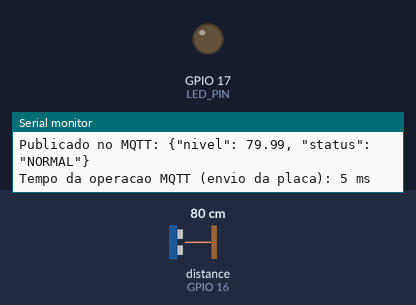
Bench run of a sketch on a simulated ESP32. Parts: output pins drawn as LEDs (lit = HIGH), the last lines printed to the serial monitor. Wiring (inferred from the names in the program): ultrasonic range finder: trigger GPIO 4; echo GPIO 16. The inputs (shaded band) are chosen by the test bench; at power-on: distance to the obstacle (sensor on GPIO 16) 80 cm. The echo pulse lasts 58.3 µs per cm; WiFi joins after 1.5 s; servers stay silent unless stated; random numbers use the default seed unless the sketch sets one; no MQTT or app messages arrive unless stated; pins used as bus, display or sensor lines are not drawn.

Above: at 2.7 s.
2.8 s: distance to the obstacle (sensor on GPIO 16) set to 12 cm
4.8 s: distance to the obstacle (sensor on GPIO 16) set to 9 cm
At 6.2 s:
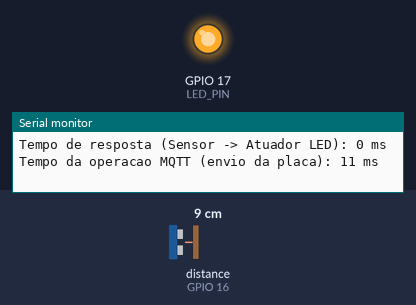
Timing chart, 0 to 7.8 s (numbered marks = the images above; inputs shaded):
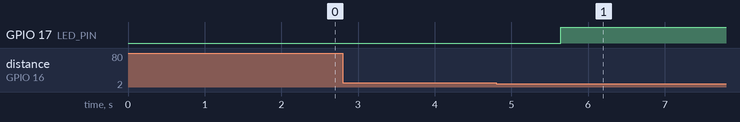

Measured:
- the behaviour switches between 11 and 10 cm on distance to the obstacle (sensor on GPIO 16) (found by bisection; images 0 and 1)
- after the input at 4.8 s, GPIO 17 (LED_PIN): LOW → HIGH after 0.84 s

The sketch:

monitoramento_nivel.ino
```cpp
#include <WiFi.h>          // Inclui a biblioteca para gerenciar a conexão Wi-Fi no ESP32.
#include <PubSubClient.h>  // Inclui a biblioteca para comunicação via protocolo MQTT.

// --- Definições de Pinos do ESP32 ---
// Estes são os pinos GPIO (General Purpose Input/Output) do seu ESP32.
#define TRIG_PIN 4  // Pino digital (GPIO) 4: Usado para enviar o pulso do sensor ultrassônico.
#define ECHO_PIN 16 // Pino digital (GPIO) 16: Usado para receber o eco do sensor ultrassônico.
#define LED_PIN 17  // Pino digital (GPIO) 17: Usado para controlar o LED de alerta.

// --- Configurações do Sensor e Limites de Nível de Água ---
// Alcance máximo confiável do sensor HC-SR04 em centímetros.
// Leituras acima disso podem ser ruído ou fora da capacidade do sensor.
#define MAX_SENSOR_RANGE_CM 400
// Alcance mínimo confiável do sensor HC-SR04 em centímetros.
// Leituras abaixo disso podem ser imprecisas ou indicar um erro.
#define MIN_SENSOR_RANGE_CM 2
// Nível de água crítico em centímetros: se a distância do sensor à água for MENOR que este valor, o nível é considerado "perto do sensor".
// Para um sensor instalado no topo de um reservatório, uma distância < 10cm significa que o nível da água está BEM ALTO.
// Se a intenção é alertar para "nível baixo de água", a lógica teria que ser `distanciaCm > LIMITE_DE_NIVEL_BAIXO_CM`.
// Mantendo a lógica atual: LED acende quando a água está bem perto do sensor (nível alto).
#define CRITICAL_LEVEL_CM 10

// --- Credenciais Wi-Fi (Para a simulação no Wokwi) ---
// Nome da rede Wi-Fi que o simulador Wokwi fornece. É uma rede aberta e gratuita para testes.
const char* ssid = "Wokwi-GUEST";
// Senha da rede Wi-Fi. Para "Wokwi-GUEST", a senha é vazia.
const char* password = "";

// --- Configurações do Broker MQTT ---
// Endereço do broker MQTT público 'test.mosquitto.org'. Este servidor é amplamente usado para testes e não requer autenticação.
const char* mqtt_server = "test.mosquitto.org";
// Porta padrão para o protocolo MQTT não criptografado (conexão normal).
const int mqtt_port = 1883;
// Tópico MQTT onde os dados de nível de água serão publicados.
// Clientes externos podem assinar este tópico para receber os dados em tempo real.
const char* mqtt_topic_publish = "nivelagua/status";

// --- Objetos para Gerenciamento de Conexão ---
// Objeto que permite ao ESP32 atuar como um cliente Wi-Fi para se conectar à internet.
WiFiClient espClient;
// Objeto que gerencia a comunicação MQTT (publicar/assinar mensagens) usando o cliente Wi-Fi.
PubSubClient client(espClient);

// --- Variáveis para Medição de Tempo de Resposta (para o seu artigo) ---
// Armazena o tempo (em milissegundos desde o início) em que uma condição crítica foi detectada pelo sensor.
long sensorDetectionTime = 0;
// Armazena o tempo (em milissegundos) em que o LED (atuador) foi fisicamente acionado em resposta à condição crítica.
long actuatorActionTime = 0;
// Armazena o tempo (em milissegundos) em que o comando de publicação MQTT foi enviado pelo ESP32.
long mqttPublishSendTime = 0;

// Variável global para rastrear o estado atual do LED (se deveria estar aceso)
bool isLedOn = false;
// Variável global para armazenar o último tempo em que o LED foi aceso
unsigned long lastLedOnTime = 0;
// Tempo mínimo que o LED deve ficar aceso (em milissegundos), por exemplo, 5 segundos.
// Isso evita que o LED pisque rapidamente se a leitura do sensor oscilar ligeiramente.
const unsigned long MIN_LED_ON_DURATION = 5000; // 5 segundos

// --- Função: Conectar ao Wi-Fi ---
// Tenta conectar o ESP32 à rede Wi-Fi definida.
void setup_wifi() {
  delay(10); // Pequena pausa inicial para estabilização.
  Serial.println(); // Quebra de linha para formatar a saída no Serial Monitor.
  Serial.print("Conectando-se a Wi-Fi: ");
  Serial.println(ssid); // Imprime o nome da rede que está tentando conectar.

  WiFi.begin(ssid, password); // Inicia o processo de conexão Wi-Fi com SSID e senha.

  int attempts = 0; // Contador de tentativas de conexão.
  // Loop que continua enquanto o Wi-Fi não estiver conectado.
  while (WiFi.status() != WL_CONNECTED) {
    delay(500); // Espera 500ms entre as tentativas de conexão.
    Serial.print("."); // Imprime um ponto para indicar que está tentando.
    attempts++;
    if (attempts > 20) { // Se tentar por mais de 10 segundos (20 * 500ms), assume falha.
        Serial.println("\nFalha na conexao WiFi. Verifique sua simulacao ou hardware.");
        break; // Sai do loop para evitar travamento infinito.
    }
  }

  // Verifica o status final da conexão e imprime o resultado.
  if (WiFi.status() == WL_CONNECTED) {
      Serial.println("\nWiFi conectado com sucesso!");
      Serial.print("Endereco IP do ESP32: ");
      Serial.println(WiFi.localIP()); // Mostra o endereço IP que o ESP32 recebeu na rede.
  } else {
      Serial.println("Erro: Nao foi possivel conectar ao WiFi.");
  }
}

// --- Função: Reconectar ao Broker MQTT ---
// Tenta reconectar ao broker MQTT se a conexão cair (ex: problema de rede, broker offline).
void reconnect_mqtt() {
  // Loop que continua enquanto o cliente MQTT não estiver conectado.
  while (!client.connected()) {
    Serial.print("Tentando conexao MQTT...");
    // Cria um ID de cliente único para cada conexão. Isso é importante para o broker.
    String clientId = "ESP32Monitor-" + String(random(0xffff), HEX);

    // Tenta conectar ao broker MQTT.
    // 'c_str()' converte a String (Arduino) para um ponteiro de char (C++ padrão) que a função 'connect' espera.
    if (client.connect(clientId.c_str())) {
      Serial.println("conectado ao MQTT!");
      // Publica uma mensagem inicial no tópico para confirmar que o dispositivo está online.
      client.publish(mqtt_topic_publish, "Sistema de monitoramento de nivel de agua conectado!");
    } else {
      Serial.print("Falha na conexao MQTT, rc="); // Imprime o código de retorno (reason code) da falha (útil para depuração).
      Serial.print(client.state());
      Serial.println(" -> tentando novamente em 5 segundos...");
      delay(5000); // Espera 5 segundos antes de tentar reconectar novamente.
    }
  }
}

// --- Setup: Inicialização do ESP32 (esta função é executada APENAS UMA VEZ ao ligar) ---
void setup() {
  Serial.begin(115200); // Inicia a comunicação serial para depuração e mensagens no Serial Monitor, com velocidade de 115200 bits por segundo.

  // Configura os pinos do sensor ultrassônico: TRIG como SAÍDA (para enviar pulso) e ECHO como ENTRADA (para ler o eco).
  pinMode(TRIG_PIN, OUTPUT);
  pinMode(ECHO_PIN, INPUT);

  // Configura o pino do LED como SAÍDA.
  pinMode(LED_PIN, OUTPUT);
  digitalWrite(LED_PIN, LOW); // Garante que o LED comece desligado para um estado inicial claro.

  // Inicializa o gerador de números aleatórios com base no tempo atual em microssegundos.
  // Isso ajuda a gerar IDs de cliente MQTT mais aleatórios e únicos a cada boot.
  randomSeed(micros());

  Serial.println("Iniciando configuracao Wi-Fi e MQTT...");
  setup_wifi(); // Chama a função para conectar ao Wi-Fi.
  client.setServer(mqtt_server, mqtt_port); // Configura o endereço e porta do broker MQTT para o cliente.
  Serial.println("Setup completo. Iniciando o loop de monitoramento...");
}

// --- Loop Principal: Esta função é executada REPETIDAMENTE e infinitamente após o 'setup()' ---
void loop() {
  // Garante que a conexão MQTT esteja sempre ativa. Se por algum motivo ela cair, tenta reconectar.
  if (!client.connected()) {
    reconnect_mqtt();
  }
  client.loop(); // Essencial: Esta linha processa mensagens MQTT pendentes e mantém a conexão ativa com o broker.

  // --- 1. Medição do Sensor Ultrassônico HC-SR04 ---
  Serial.println("\n--- Nova Leitura do Sensor ---");
  // Envia um pulso de 10 microssegundos no pino TRIG para iniciar a medição do sensor.
  // O sensor emite uma onda sonora.
  digitalWrite(TRIG_PIN, LOW);
  delayMicroseconds(2);
  digitalWrite(TRIG_PIN, HIGH);
  delayMicroseconds(10);
  digitalWrite(TRIG_PIN, LOW);

  // 'pulseIn' mede a duração do pulso de retorno (eco) no pino ECHO.
  // O terceiro parâmetro (30000) é um timeout de 30 milissegundos. Se não houver eco nesse tempo, retorna 0.
  long duracao = pulseIn(ECHO_PIN, HIGH, 30000);
  float distanciaCm; // Variável para armazenar a distância calculada em centímetros.

  Serial.print("Duracao do pulso (microssegundos): ");
  Serial.println(duracao);

  if (duracao == 0) { // Se a duração for 0, indica que o sensor não detectou um eco (timeout ou objeto fora de alcance).
      distanciaCm = -1; // Usa -1 para sinalizar uma leitura inválida (valor especial para erro).
      Serial.println("DEBUG: Sem eco detectado ou timeout. Leitura invalida.");
  } else {
      // Calcula a distância em centímetros. A velocidade do som no ar é aproximadamente 0.0343 cm/microsegundo.
      // Divide por 2 porque o som viaja até o objeto e volta.
      distanciaCm = duracao * 0.0343 / 2;

      // Valida a distância dentro dos limites operacionais confiáveis do sensor.
      if (distanciaCm > MAX_SENSOR_RANGE_CM) {
          distanciaCm = -1; // Leitura acima do alcance máximo confiável.
          Serial.print("DEBUG: Distancia (");
          Serial.print(distanciaCm);
          Serial.println("cm) maior que o alcance maximo do sensor.");
      } else if (distanciaCm < MIN_SENSOR_RANGE_CM) {
          distanciaCm = -1; // Leitura abaixo do alcance mínimo confiável (pode ser imprecisa).
          Serial.print("DEBUG: Distancia (");
          Serial.print(distanciaCm);
          Serial.println("cm) menor que o alcance minimo do sensor.");
      }
  }

  Serial.print("Distancia final (cm): ");
  Serial.println(distanciaCm);

  // --- 2. Lógica de Acionamento do Atuador (LED) e Definição do Status MQTT ---
  char payload[100]; // Buffer para armazenar a mensagem JSON que será enviada via MQTT.
  String status = "NORMAL"; // O status inicial padrão do nível de água é "NORMAL".

  // Verifica se a condição crítica atual é verdadeira: leitura válida E distância menor que o limite crítico.
  bool currentCriticalCondition = (distanciaCm != -1 && distanciaCm < CRITICAL_LEVEL_CM);

  if (currentCriticalCondition) {
    // Se a condição crítica é verdadeira NESTE ciclo:
    if (!isLedOn) { // Se o LED ainda não estava aceso na nossa lógica, ligue-o agora.
      sensorDetectionTime = millis(); // Marca o tempo de detecção da condição crítica.
      digitalWrite(LED_PIN, HIGH); // **ACENDE O LED**.
      actuatorActionTime = millis(); // Marca o tempo em que o LED foi fisicamente acionado.
      lastLedOnTime = millis(); // Marca o tempo atual como o momento em que o LED foi ligado (para persistência).
      isLedOn = true; // Atualiza o estado da nossa variável de controle do LED.
    }
    status = "CRITICO"; // Define o status como CRITICO.
    Serial.println("DEBUG: CONDICAO CRITICA DETECTADA! LED ACIONADO.");
  } else {
    // Se a condição crítica NÃO é verdadeira NESTE ciclo:
    // Verifica se o LED deve ser mantido aceso por persistência ou se a leitura é inválida.
    // 'isLedOn' (já estava ligado) AND ('millis() - lastLedOnTime < MIN_LED_ON_DURATION' (tempo mínimo não passou) OR 'distanciaCm == -1' (leitura inválida)).
    if (isLedOn && (millis() - lastLedOnTime < MIN_LED_ON_DURATION || distanciaCm == -1)) {
      // Mantém o LED aceso. Isso é para evitar que o LED pisque se a leitura oscilar ou falhar brevemente.
      digitalWrite(LED_PIN, HIGH); // Garante que o LED permaneça aceso.
      if (distanciaCm == -1) {
          status = "SENSOR_FORA_FAIXA"; // Se a leitura ficou inválida mas o LED está persistindo, o status é SENSOR_FORA_FAIXA.
          Serial.println("DEBUG: Leitura do sensor fora da faixa. Mantendo LED ligado (aviso persistente).");
      } else {
          status = "CRITICO"; // Se a condição não é mais crítica, mas o tempo mínimo de LED ligado não passou, o status pode ser CRITICO (do aviso anterior).
          Serial.println("DEBUG: Condicao normal, mas LED ainda ligado (persistindo aviso por tempo minimo).");
      }
    } else {
      // Se nenhuma das condições acima for verdadeira, apaga o LED.
      digitalWrite(LED_PIN, LOW);
      isLedOn = false; // Atualiza o estado da nossa variável de controle do LED.
      if (distanciaCm == -1) {
          status = "SENSOR_FORA_FAIXA"; // Se a leitura é inválida e o LED não está persistindo.
          Serial.println("DEBUG: Leitura do sensor fora da faixa. LED DESLIGADO.");
      } else {
          status = "NORMAL"; // Se a leitura é válida e a condição não é crítica.
          Serial.println("DEBUG: Condicao NORMAL. LED DESLIGADO.");
      }
    }
  }

  // --- 3. Preparação e Publicação da Mensagem MQTT ---
  mqttPublishSendTime = millis(); // Marca o tempo antes de enviar a mensagem MQTT.

  // Constrói a string JSON do payload com base no status e nível de água.
  if (distanciaCm == -1) {
      // Payload para leitura fora da faixa (nível 'null' porque não há um valor válido, e status SENSOR_FORA_FAIXA).
      sprintf(payload, "{\"nivel\": null, \"status\": \"%s\"}", status.c_str());
  } else if (strcmp(status.c_str(), "CRITICO") == 0) { // Se o status é "CRITICO" (usar strcmp para comparar strings C)
      // Payload para nível crítico, incluindo a distância e o tempo de resposta do atuador.
      sprintf(payload, "{\"nivel\": %.2f, \"status\": \"%s\", \"tempo_atuador_ms\": %ld}",
              distanciaCm, status.c_str(), actuatorActionTime - sensorDetectionTime);
  } else {
      // Payload para nível normal ou SENSOR_FORA_FAIXA, incluindo a distância e o status.
      sprintf(payload, "{\"nivel\": %.2f, \"status\": \"%s\"}", distanciaCm, status.c_str());
  }

  // Tenta publicar a mensagem no tópico MQTT. Retorna true se a publicação foi bem-sucedida.
  if (client.publish(mqtt_topic_publish, payload)) {
    Serial.print("Publicado no MQTT: ");
    Serial.println(payload);
  } else {
    Serial.println("Falha ao publicar mensagem MQTT.");
  }

  // --- 4. Medição de Tempos de Resposta para o Artigo ---
  // Calcula e imprime o tempo de resposta do sensor para o atuador (LED)
  // SOMENTE se a condição crítica for verdadeira NESTE CICLO.
  if (currentCriticalCondition) {
      long tempoRespostaAtuador = actuatorActionTime - sensorDetectionTime;
      Serial.print("Tempo de resposta (Sensor -> Atuador LED): ");
      Serial.print(tempoRespostaAtuador);
      Serial.println(" ms");
  }

  // Calcula e imprime o tempo que a operação de publicação MQTT levou na placa.
  // NOTA IMPORTANTE: Isso mede o tempo que o ESP32 leva para enviar a mensagem.
  // Não inclui a latência da rede (internet) até o broker na internet, que pode variar.
  long tempoOperacaoMqtt = millis() - mqttPublishSendTime;
  Serial.print("Tempo da operacao MQTT (envio da placa): ");
  Serial.print(tempoOperacaoMqtt);
  Serial.println(" ms");

  delay(1000); // Pausa de 1 segundo (1000 milissegundos) antes de repetir o loop.
               // Isso controla a frequência de leitura e publicação.
               // Um delay muito curto pode sobrecarregar o broker ou o sensor.
}
```
